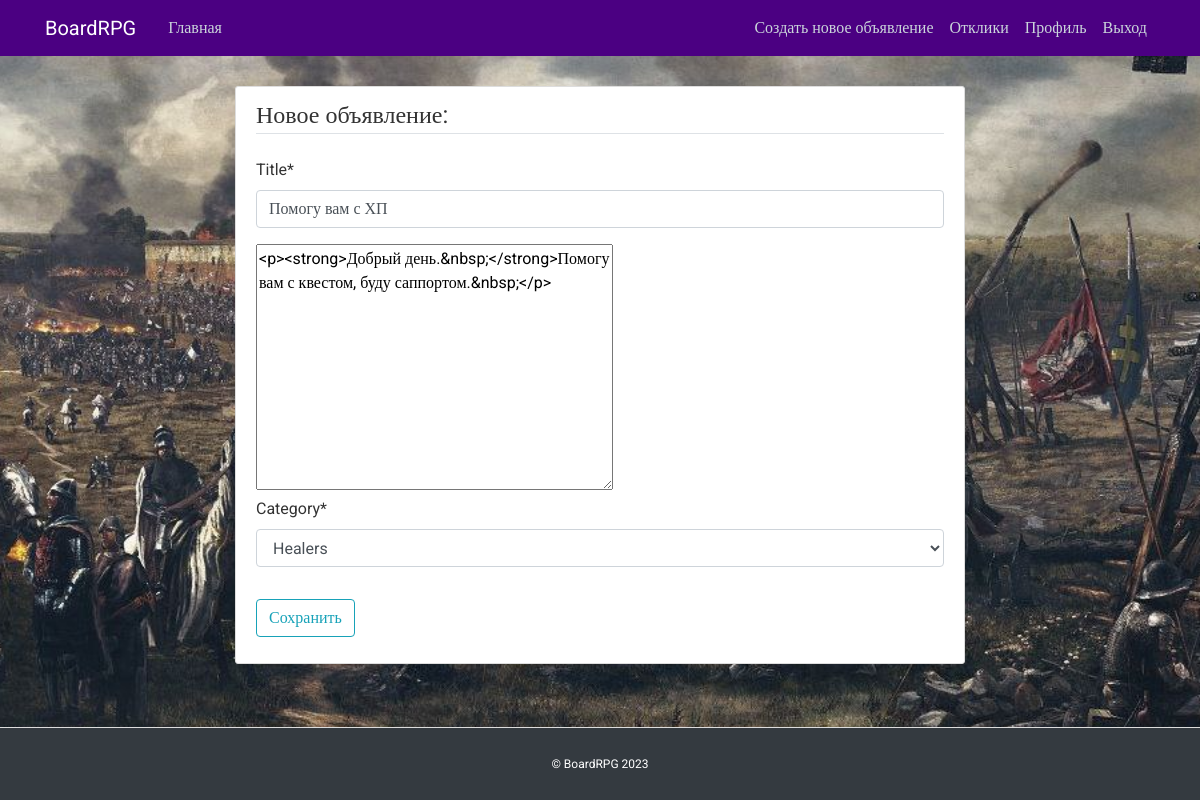
/post/28/update/ (signed in), run on the app's committed database.
### announcement/models.py (models this page shows, shortened)
class Post(models.Model):
    author = models.ForeignKey(User, on_delete=models.CASCADE)
    CAT = (('tanks', 'Tanks'),
           ('healers', 'Healers'),
           ('damage_dealers', 'Damage Dealers'),
           ('dealers', 'Dealers'),
           ('gildmasters', 'Gildmasters'),
           ('quest_givers', 'Questgivers'),
           ('blacksmiths', 'Blacksmiths'),
           ('skiners', 'Skiners'),
           ('potion_makers', 'Potion makers'),
           ('spell_masters', 'Spell masters'))
    category = models.CharField(max_length=15, choices=CAT)
    data = models.DateTimeField(default=timezone.now)
    title = models.CharField(max_length=256)
    text = RichTextUploadingField(blank=True, null=True)

### announcement/views.py (the view, shortened to what this page needs)
# urls.py: path('post/<int:pk>/update/', PostUpdateView.as_view(), name='post-update'),
class PostUpdateView(LoginRequiredMixin, UserPassesTestMixin, UpdateView):
    model = Post
    fields = ['title', 'text', 'category']
    def test_func(self):
        post = self.get_object()
        if self.request.user == post.author:
            return True
        return False

### templates/announcement/post_form.html (shortened to what this page needs)
{% extends "announcement/base.html" %}
{% load crispy_forms_tags %}
{% block content %}
    <div class="content-section">
        <form method="POST">
            <fieldset class="form-group">
                <legend class="border-bottom mb-4">Новое объявление:</legend>
                {{ form.title|as_crispy_field }}
                {{ form.text }}
                {{ form.category|as_crispy_field }}
            </fieldset>
            <div class="form-group">
                <button class="btn btn-outline-info" type="submit">Сохранить</button>
            </div>
        </form>
    </div>
{% endblock content %}

### data on the page
Post: title "Помогу вам с ХП", text "<p><strong>Добрый день.&nbsp;</strong>Помогу вам с квестом, буду саппортом.&nbsp;</p>", category "Healers"
